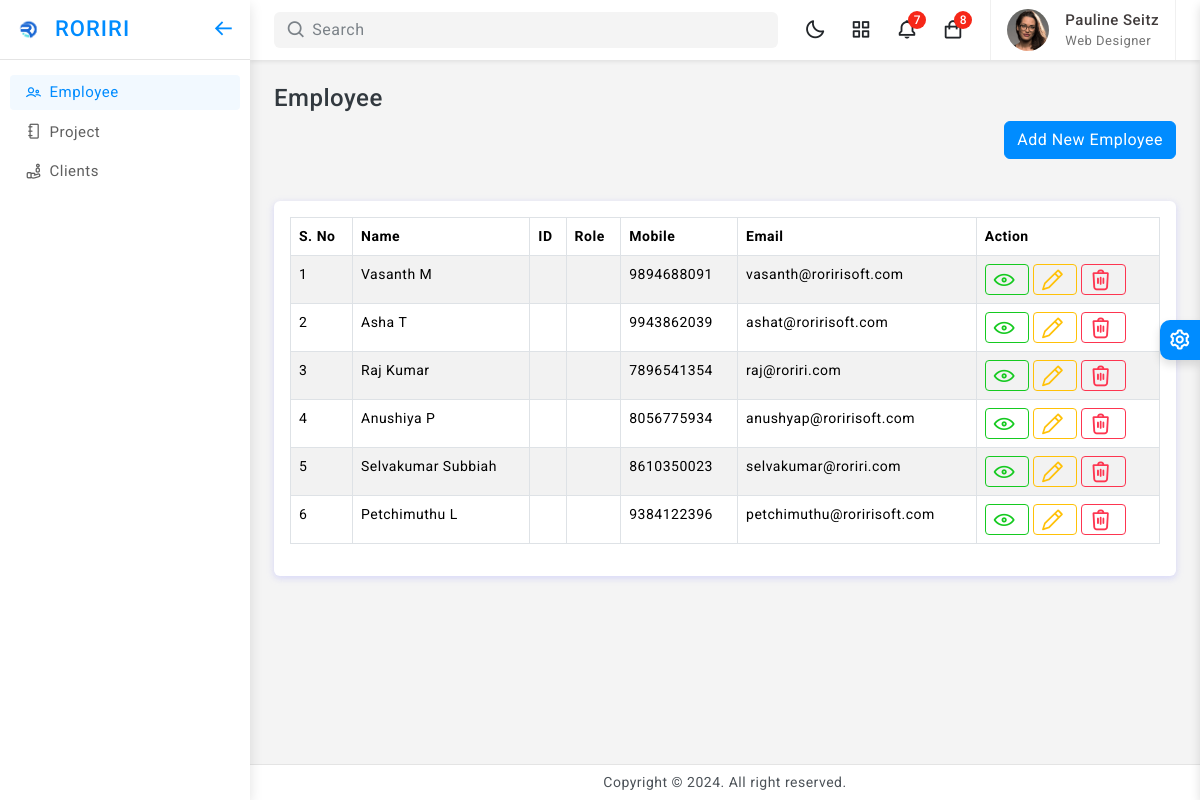
The page /employee.php on the database as committed earlier.
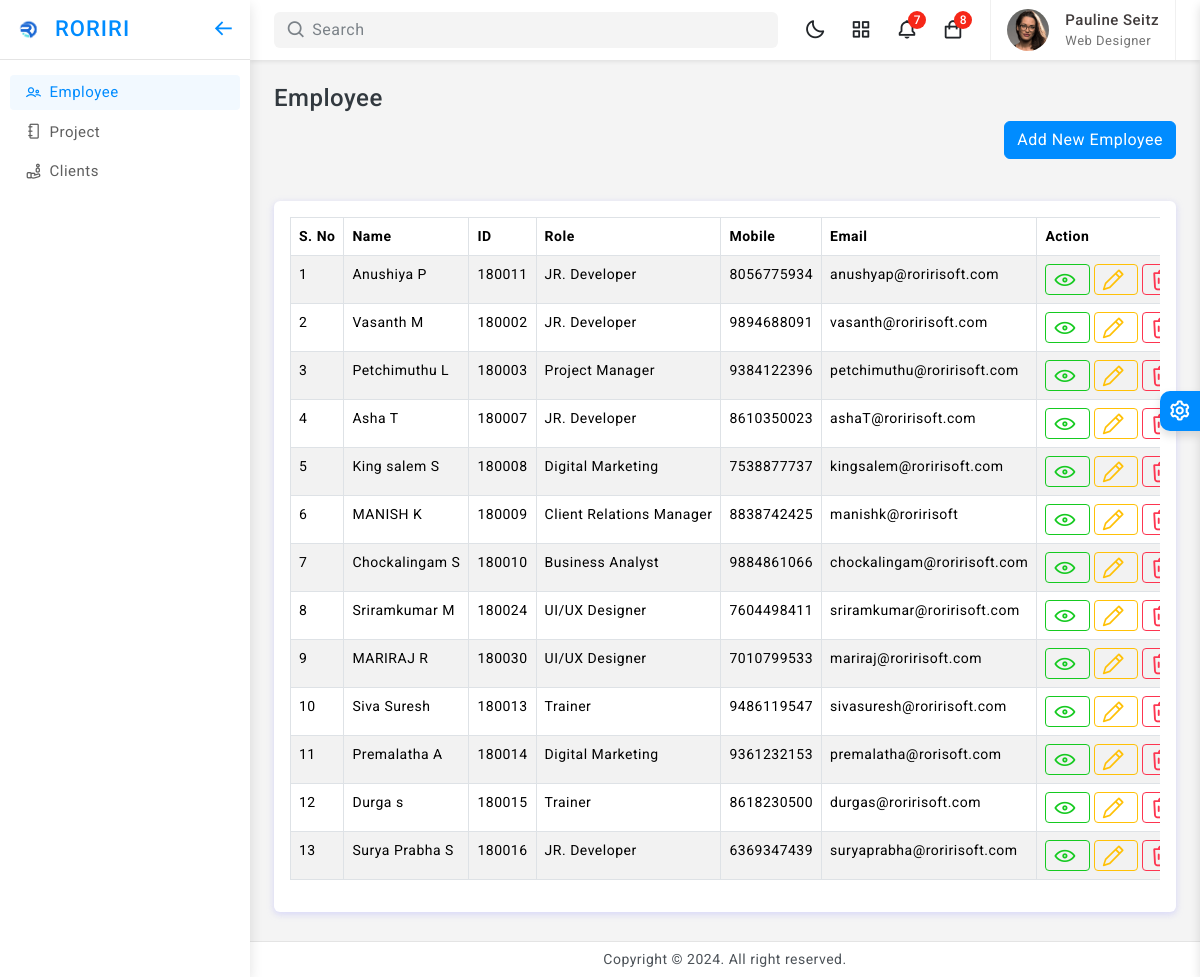
The same page on the database as committed later.
### tables this page shows
CREATE TABLE `emp_additional_tbl` (
  `add_tbl_id` int(11) NOT NULL,
  `emp_id` int(11) NOT NULL,
  `emp_personal_email` varchar(30) NOT NULL,
  `emp_company_email` varchar(40) NOT NULL,
  `emp_dob` date NOT NULL,
  `emp_pay_role` int(11) NOT NULL,
  `emp_joining_date` date NOT NULL,
  `emp_mobile` varchar(10) NOT NULL,
  `emp_address` varchar(100) NOT NULL,
  `emp_created_date` datetime NOT NULL DEFAULT current_timestamp(),
  `emp_status` enum('Active','Inactive') NOT NULL DEFAULT 'Active'
);

CREATE TABLE `employee_tbl` (
  `emp_id` int(11) NOT NULL,
  `employee_id` int(11) NOT NULL,
  `entity_id` int(11) NOT NULL,
  `emp_first_name` varchar(50) NOT NULL,
  `emp_last_name` varchar(50) NOT NULL,
  `emp_gender` enum('Male','Female') NOT NULL,
  `emp_role` int(11) NOT NULL,
  `emp_user_id` int(11) NOT NULL,
  `emp_img` varchar(50) NOT NULL,
  `emp_qr` varchar(50) NOT NULL,
  `emp_aadhar` varchar(50) NOT NULL,
  `emp_pan` varchar(50) NOT NULL,
  `emp_bank` varchar(50) NOT NULL,
  `created_date` datetime NOT NULL DEFAULT current_timestamp(),
  `updated_date` timestamp NOT NULL DEFAULT current_timestamp() ON UPDATE current_timestamp(),
  `emp_status` enum('Active','Inactive') NOT NULL DEFAULT 'Active',
  `emp_married_status` enum('Married','Unmarried') NOT NULL DEFAULT 'Unmarried'
);

CREATE TABLE `position_tbl` (
  `position_id` int(11) NOT NULL,
  `position_name` varchar(100) NOT NULL,
  `position_status` enum('Active','Inactive') NOT NULL DEFAULT 'Active',
  `created_date` datetime NOT NULL DEFAULT current_timestamp()
);

### employee.php (the view, shortened to what this page needs)
<?php
    include("db/dbConnection.php");
   $selQuery = "SELECT employee_tbl.*, emp_additional_tbl.*,position_tbl.* FROM employee_tbl
LEFT JOIN emp_additional_tbl ON emp_additional_tbl.emp_id = employee_tbl.emp_id
LEFT JOIN position_tbl ON position_tbl.position_id=employee_tbl.emp_role
WHERE employee_tbl.emp_status='Active'";
    $resQuery = mysqli_query($conn , $selQuery);
?>
<!doctype html>
<html lang="en">
<?php include("head.php");?>
<body>
	<div class="wrapper">
			<?php include("left.php");?>
			<?php include("top.php");?>
		<div class="page-wrapper">
			<div class="page-content">
            <div class="page-title-box">
                <div class="page-title-right">
                    <h4 class="page-title">Employee</h4>
                    <div class="position-relative" style="height: 80px;">
                    <button type="button" id="addEmpBtn" class="btn btn-primary position-absolute top-0 end-0" data-bs-toggle="modal" data-bs-target="#addEmployeeModal">Add New Employee</button>
                    </div>
                </div>
            </div>
				<div class="card">
					<div class="card-body">
						<div class="table-responsive">
							<table id="example2" class="table table-striped table-bordered">
								<thead>
									<tr>
                                        <th>S. No</th>
										<th>Name</th>
                                        <th>ID</th>
                                        <th>Role</th>
										<th>Mobile</th>
										<th>Email</th>
										<th>Action</th>
									</tr>
								</thead>
								<tbody>
                                <?php $i=1; while($row = mysqli_fetch_array($resQuery , MYSQLI_ASSOC)) {
                            $emp_id   = $row['emp_id'];
                            $employee_id=$row['employee_id'];
                            $emp_first_name  = $row['emp_first_name'];
                            $emp_last_name   = $row['emp_last_name'];
                            $email          = $row['emp_company_email'];
                            $role        = $row['position_name'];
                            $mobile   =$row['emp_mobile'];
                            $name=$emp_first_name.' '.$emp_last_name;
                      ?>
                      <tr>
                       <td><?php echo $i; $i++; ?></td>
                      <td><?php echo $name; ?></td>
                      <td><?php echo $employee_id; ?></th>
                      <td><?php echo $role; ?></td>
                      <td><?php echo $mobile; ?></td>
                      <td><?php echo $email; ?></td>
                      <td>
                          <button class="btn btn-sm btn-outline-success" onclick="goViewEmp(<?php echo $emp_id; ?>);" ><i class="lni lni-eye"></i></button>
                          <button type="button" class="btn btn-sm btn-outline-warning" onclick="goEditEmp(<?php echo $emp_id; ?>);" data-bs-toggle="modal" data-bs-target="#editEmployeeModal"><i class="lni lni-pencil"></i></button>
                          <button class="btn btn-sm btn-outline-danger" onclick="goDeleteEmployee(<?php echo $emp_id; ?>);"><i class="lni lni-trash"></i></button>
                      </td>
                    </tr>
                    <?php } ?>
								</tbody>
							</table>
						</div>
					</div>
				</div>
			</div>
		</div>
		 <?php include("footer.php"); ?>
	</div>
	<?php include("theme.php");?>
</body>
</html>

Rows that differ between the two databases and show on the page:
no longer on this page (row edited): emp_additional_tbl: emp.emp_last_name "Vasanth M", emp_mobile "9894688091", emp_company_email "vasanth@roririsoft.com"
no longer on this page (row edited): emp_additional_tbl: emp.emp_last_name "Asha T", emp_mobile "9943862039", emp_company_email "ashat@roririsoft.com"
no longer on this page (row edited): emp_additional_tbl: emp.emp_last_name "Raj Kumar", emp_mobile "7896541354", emp_company_email "raj@roriri.com"
no longer on this page (row edited): emp_additional_tbl: emp.emp_last_name "Anushiya P", emp_mobile "8056775934", emp_company_email "anushyap@roririsoft.com"
no longer on this page (row edited): emp_additional_tbl: emp.emp_last_name "Selvakumar Subbiah", emp_mobile "8610350023", emp_company_email "selvakumar@roriri.com"
no longer on this page (row edited): emp_additional_tbl: emp.emp_last_name "Petchimuthu L", emp_mobile "9384122396", emp_company_email "petchimuthu@roririsoft.com"
now on this page (row edited): employee_tbl: name "Anushiya P", employee "180011", position_tbl.position_name "JR. Developer", emp_additional_tbl.emp_mobile "8056775934", emp_additional_tbl.emp_company_email "anushyap@roririsoft.com"
now on this page (row edited): employee_tbl: name "Vasanth M", employee "180002", position_tbl.position_name "JR. Developer", emp_additional_tbl.emp_mobile "9894688091", emp_additional_tbl.emp_company_email "vasanth@roririsoft.com"
now on this page (row edited): employee_tbl: name "Petchimuthu L", employee "180003", position_tbl.position_name "Project Manager", emp_additional_tbl.emp_mobile "9384122396", emp_additional_tbl.emp_company_email "petchimuthu@roririsoft.com"
now on this page (row edited): employee_tbl: name "Asha T", employee "180007", position_tbl.position_name "JR. Developer", emp_additional_tbl.emp_mobile "8610350023", emp_additional_tbl.emp_company_email "ashaT@roririsoft.com"
now on this page (row edited): employee_tbl: name "King salem S", employee "180008", position_tbl.position_name "Digital Marketing", emp_additional_tbl.emp_mobile "7538877737", emp_additional_tbl.emp_company_email "kingsalem@roririsoft.com"
now on this page (row edited): employee_tbl: name "MANISH K", employee "180009", position_tbl.position_name "Client Relations Manager", emp_additional_tbl.emp_mobile "8838742425", emp_additional_tbl.emp_company_email "manishk@roririsoft"
added employee_tbl: name "Chockalingam S", employee "180010", position_tbl.position_name "Business Analyst", emp_additional_tbl.emp_mobile "9884861066", emp_additional_tbl.emp_company_email "chockalingam@roririsoft.com"
now on this page (row edited): employee_tbl: name "Sriramkumar M", employee "180024", position_tbl.position_name "UI/UX Designer", emp_additional_tbl.emp_mobile "7604498411", emp_additional_tbl.emp_company_email "sriramkumar@roririsoft.com"
added employee_tbl: name "MARIRAJ R", employee "180030", position_tbl.position_name "UI/UX Designer", emp_additional_tbl.emp_mobile "7010799533", emp_additional_tbl.emp_company_email "mariraj@roririsoft.com"
added employee_tbl: name "Siva Suresh", employee "180013", position_tbl.position_name "Trainer", emp_additional_tbl.emp_mobile "9486119547", emp_additional_tbl.emp_company_email "sivasuresh@roririsoft.com"
added employee_tbl: name "Premalatha A", employee "180014", position_tbl.position_name "Digital Marketing", emp_additional_tbl.emp_mobile "9361232153", emp_additional_tbl.emp_company_email "premalatha@rorisoft.com"
added employee_tbl: name "Durga s", employee "180015", position_tbl.position_name "Trainer", emp_additional_tbl.emp_mobile "8618230500", emp_additional_tbl.emp_company_email "durgas@roririsoft.com"
added employee_tbl: name "Surya Prabha S", employee "180016", position_tbl.position_name "JR. Developer", emp_additional_tbl.emp_mobile "6369347439", emp_additional_tbl.emp_company_email "suryaprabha@roririsoft.com"
